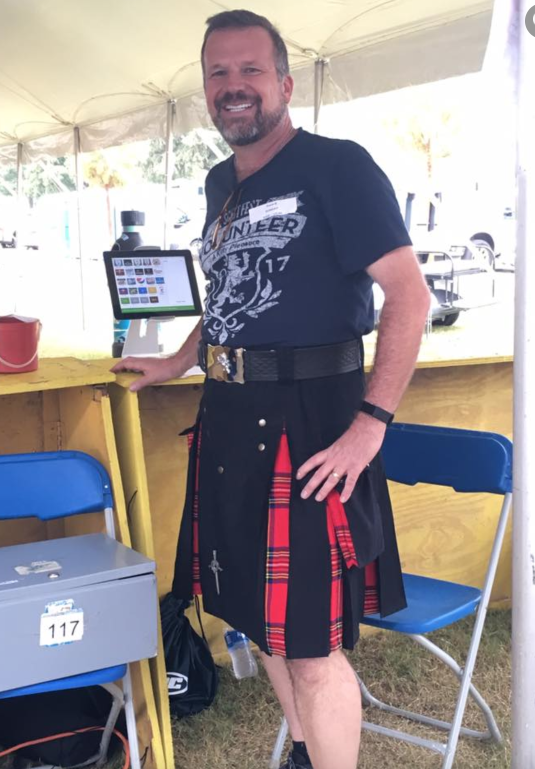
#> input picture test.png, 1070 x 1538 px (shown at 1/2 size)
$ python converter.py
#> lines starting #> are read from the running program, lines starting #| are printed output that depends on the picture
from PIL import Image

#@ # $ % ? * + ; : , .
charDict = {
    0.1: '.',
    0.2: ':',
    0.3: ';',
    0.4: '+',
    0.5: '*',
    0.6: '?',
    0.7: '%',
    0.8: '$',
    0.9: '#',
    1.0: '@',
}

#use Pillow convert method with option L to
#convert image to greyscale -SH
def decolorize(image):
    return image.convert("L")

#resize image to limit text file size -SH
def resize(image, n_width = 50):
    width, height = image.size
    n_height = int(n_width * height / width)
    return image.resize((n_width, n_height))

# initialize character matrix
def initCharMat(x, y):
    return [[' ' for i in range(x)] for j in range(y)]

# takes a float value and searches the dictionary for the
#  first char with greater value
def valToChar(val):
    for i in charDict:
        if val <= i:
            return charDict[i]
    print("Error: given bad val")
    exit()


# fill in character matrix according to image data
def fillCharMat(x, y, image):
    mat = initCharMat(x, y)
    px = image.load()
    # first, get the highest valued pixel
    maxPix = 0
    for i in range(x):
        for j in range(y):
            if px[i, j] > maxPix:
                maxPix = px[i, j]

    for i in range(0, y-1):
        for j in range(0, x-1):
            intensity = float(px[j, i] / maxPix)
            c = valToChar(intensity)
            mat[i][j] = c
    return mat


# print the matrix
def printMatrix(x, y, mat):
    for j in range(0, y-1):
        line = ""
        for i in range(0, x-1):
            line += mat[j][i]
            line += mat[j][i]
        print(line)


def main():
    #previous getFile() function -SH
    path = input("Enter the path to the image: ")
#> the answer given: test.png
    image = 0
    try:
        image = Image.open(path)
#> image is the input picture: PIL image 1070x1538 RGBA; mean R, G, B, A 153.2, 145.3, 147.9, 255
    except:
         print(path, "Unable to find image")
         exit()
    #get resize size
    try:
        size = int(input("Enter image resize (small~25; large~60): "))
#> the answer given: 100
    except:
        print("Size must be an integer.")
        exit()
    # change '25' to make different size
    image = resize(image, size)
#> in resize, `return image.resize((n_width, n_height))`:
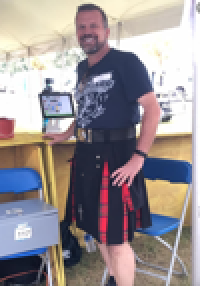
#> returned value: PIL image 100x143 RGBA (shown 2 times larger); mean R, G, B, A 153.1, 145.3, 147.8, 255
    (x, y) = image.size
#> x = 100; y = 143
    image = decolorize(image)
#> in decolorize, `return image.convert("L")`:
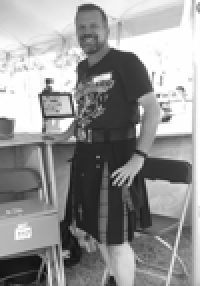
#> returned value: PIL image 100x143 L (shown 2 times larger); min 13, max 255, mean 147.9
    mat = fillCharMat(x, y, image)
#> after the loop in fillCharMat, `for i in range(x):`: maxPix = 255
#> after the loop in fillCharMat, `for i in range(0, y-1):`: mat = 143 items
#> mat = 143 items
    printMatrix(x, y, mat)


main()
